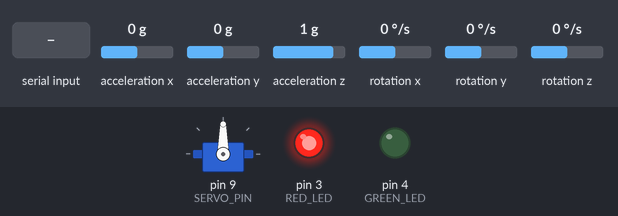
Bench run of a sketch on a simulated Arduino Uno, built with avr-gcc and run on an emulated ATmega328P. On the bench: servo, output pins drawn as LEDs (lit = HIGH). Inputs (shaded band) come from the test bench; at power-on: acceleration x 0 g, acceleration y 0 g, acceleration z 1 g, rotation x 0 °/s, rotation y 0 °/s, rotation z 0 °/s. What the sketch prints to the serial monitor is not drawn.

Above: at 1.2 s.
1.3 s: "A" received over Serial
At 2.5 s:
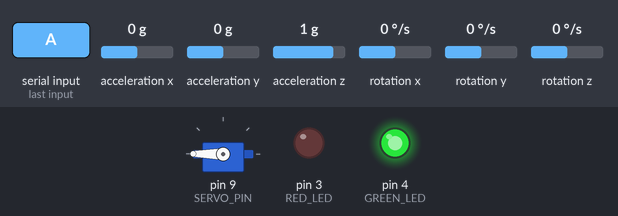
2.8 s: "D" received over Serial
At 3.4 s:
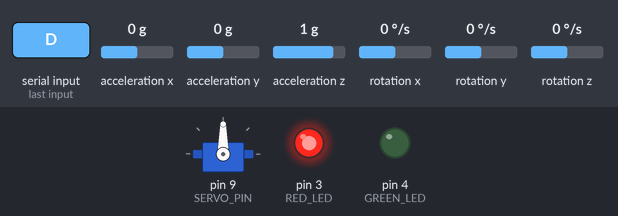
Timing chart, 0 to 5.8 s (numbered marks = the images above; inputs shaded):
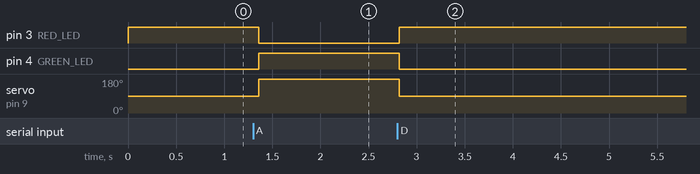

Measured:
- after the input at 1.3 s, pin 3 (RED_LED): HIGH → LOW after 0.06 s; pin 4 (GREEN_LED): LOW → HIGH after 0.06 s; servo on pin 9 (SERVO_PIN): 90° → 180° after 0.06 s
- after the input at 2.8 s, pin 3 (RED_LED): LOW → HIGH at once; pin 4 (GREEN_LED): HIGH → LOW at once; servo on pin 9 (SERVO_PIN): 180° → 90° at once

The sketch:

exp3task1.ino
```cpp
#include <Wire.h>
#include <MPU6050.h>
#include <Servo.h>

Servo servo;
MPU6050 mpu;

const int GREEN_LED = 4; // Green LED for Access Granted (Pin 4)[cite: 4]
const int RED_LED = 3;   // Red LED for Access Denied (Pin 3)[cite: 4]
const int SERVO_PIN = 9; // Servo motor (Pin 9)[cite: 4]

void setup() {
  Serial.begin(9600);
  Wire.begin();
  mpu.initialize();

  servo.attach(SERVO_PIN);
  servo.write(90); // Default locked position (90°)

  pinMode(GREEN_LED, OUTPUT);
  pinMode(RED_LED, OUTPUT);

  // Default state: Locked (Red LED ON, Green LED OFF)[cite: 4]
  digitalWrite(RED_LED, HIGH);
  digitalWrite(GREEN_LED, LOW);
}

void loop() {
  // 1. Continuous stream of MPU6050 accelerometer data
  int ax, ay, az, gx, gy, gz;
  mpu.getMotion6(&ax, &ay, &az, &gx, &gy, &gz);

  Serial.print("MPU:");
  Serial.print(ax); Serial.print(",");
  Serial.print(ay); Serial.print(",");
  Serial.println(az);

  // 2. Read commands from Python ('A' = Access Granted, 'D' = Access Denied)[cite: 5]
  if (Serial.available() > 0) {
    char cmd = Serial.read();
    if (cmd == 'A') {
      servo.write(180);              // Unlock servo (180°)[cite: 5]
      digitalWrite(GREEN_LED, HIGH); // Turn ON Green LED[cite: 5]
      digitalWrite(RED_LED, LOW);    // Turn OFF Red LED
    } else if (cmd == 'D') {
      servo.write(90);               // Lock servo (90°)[cite: 5]
      digitalWrite(GREEN_LED, LOW);  // Turn OFF Green LED[cite: 5]
      digitalWrite(RED_LED, HIGH);   // Turn ON Red LED[cite: 5]
    }
  }

  delay(100);
}
```
